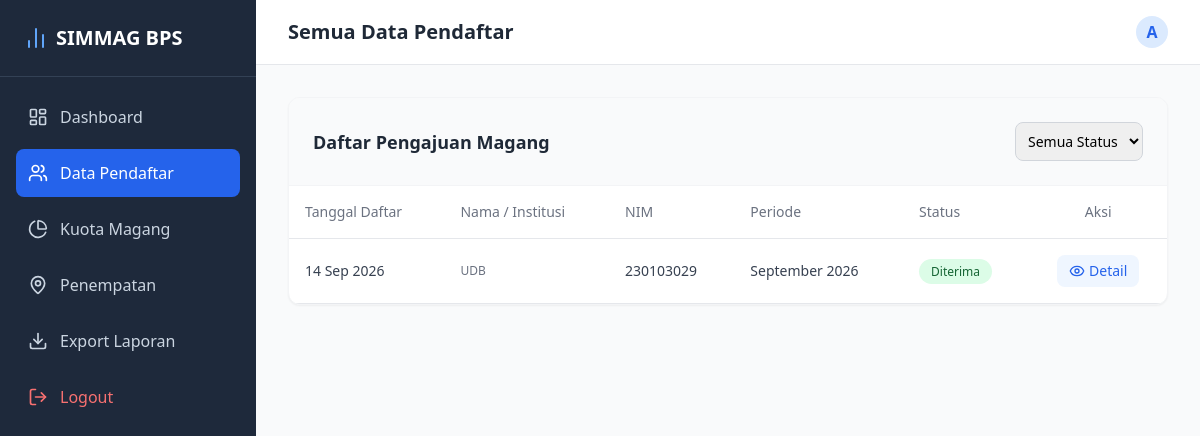
/admin/pendaftar.php (signed in), run on the app's committed database.
### tables this page shows
CREATE TABLE `pendaftaran` (
  `id` int(11) NOT NULL,
  `peserta_id` int(11) DEFAULT NULL,
  `nomor_pendaftaran` varchar(50) DEFAULT NULL,
  `tanggal_daftar` date DEFAULT NULL,
  `tanggal_mulai` date DEFAULT NULL,
  `tanggal_selesai` date DEFAULT NULL,
  `periode` varchar(50) DEFAULT NULL,
  `status` enum('menunggu','diterima','ditolak') DEFAULT 'menunggu',
  `alasan_penolakan` text DEFAULT NULL,
  `created_at` timestamp NOT NULL DEFAULT current_timestamp()
);

CREATE TABLE `peserta` (
  `id` int(11) NOT NULL,
  `user_id` int(11) DEFAULT NULL,
  `nim` varchar(50) DEFAULT NULL,
  `nama` varchar(100) DEFAULT NULL,
  `tempat_lahir` varchar(50) DEFAULT NULL,
  `tanggal_lahir` date DEFAULT NULL,
  `jenis_kelamin` enum('L','P') DEFAULT NULL,
  `alamat` text DEFAULT NULL,
  `no_hp` varchar(20) DEFAULT NULL,
  `institusi` varchar(100) DEFAULT NULL,
  `fakultas` varchar(100) DEFAULT NULL,
  `prodi` varchar(100) DEFAULT NULL,
  `semester` int(11) DEFAULT NULL
);

### admin/pendaftar.php (the view, shortened to what this page needs)
<?php
require_once '../config/database.php';
$where = "1=1";
$params = [];
$stmt = $pdo->prepare("
    SELECT p.id as pendaftaran_id, p.periode, p.status, p.tanggal_daftar, pst.nama, pst.nim, pst.institusi
    FROM pendaftaran p
    JOIN peserta pst ON p.peserta_id = pst.id
    WHERE $where
    ORDER BY p.tanggal_daftar DESC
");
$stmt->execute($params);
$data_pendaftar = $stmt->fetchAll();
?>
<!DOCTYPE html>
<html lang="id">
<head>
    <script src="https://cdn.tailwindcss.com"></script>
</head>
<body class="bg-gray-50 flex h-screen overflow-hidden">
    <aside class="w-64 bg-slate-800 text-white flex flex-col hidden md:flex">
        <div class="p-6 text-xl font-bold border-b border-slate-700 flex items-center gap-2">
            <i data-lucide="bar-chart-2" class="text-blue-400"></i> SIMMAG BPS
        </div>
        <nav class="flex-1 p-4 space-y-2 overflow-y-auto">
            <a href="dashboard.php" class="flex items-center gap-3 p-3 rounded-lg text-slate-300 hover:bg-slate-700 hover:text-white transition">
                <i data-lucide="layout-dashboard" class="w-5 h-5"></i> Dashboard
            </a>
            <a href="pendaftar.php" class="flex items-center gap-3 p-3 rounded-lg bg-blue-600 text-white transition">
                <i data-lucide="users" class="w-5 h-5"></i> Data Pendaftar
            </a>
            <a href="kuota.php" class="flex items-center gap-3 p-3 rounded-lg text-slate-300 hover:bg-slate-700 hover:text-white transition">
                <i data-lucide="pie-chart" class="w-5 h-5"></i> Kuota Magang
            </a>
            <a href="penempatan.php" class="flex items-center gap-3 p-3 rounded-lg text-slate-300 hover:bg-slate-700 hover:text-white transition">
                <i data-lucide="map-pin" class="w-5 h-5"></i> Penempatan
            </a>
            <a href="export_excel.php" class="flex items-center gap-3 p-3 rounded-lg text-slate-300 hover:bg-slate-700 hover:text-white transition">
                <i data-lucide="download" class="w-5 h-5"></i> Export Laporan
            </a>
            <a href="../logout.php" class="flex items-center gap-3 p-3 mt-8 rounded-lg text-red-400 hover:bg-red-500 hover:text-white transition">
                <i data-lucide="log-out" class="w-5 h-5"></i> Logout
            </a>
        </nav>
    </aside>
    <main class="flex-1 flex flex-col overflow-hidden relative">
        <header class="bg-white border-b border-gray-200 p-4 px-8 flex justify-between items-center z-10">
            <h1 class="text-xl font-semibold text-gray-800">Semua Data Pendaftar</h1>
            <div class="flex items-center gap-3">
                <div class="w-8 h-8 rounded-full bg-blue-100 text-blue-600 flex items-center justify-center font-bold">A</div>
            </div>
        </header>
        <div class="flex-1 overflow-y-auto p-8">
            <div class="bg-white rounded-xl shadow-sm border border-gray-100 overflow-hidden">
                <div class="p-6 border-b border-gray-100 bg-gray-50 flex justify-between items-center">
                    <h2 class="text-lg font-bold text-gray-800">Daftar Pengajuan Magang</h2>
                    <form action="" method="GET" class="flex items-center gap-2">
                        <select name="status" onchange="this.form.submit()" class="border border-gray-300 rounded-lg p-2 text-sm focus:ring-blue-500 outline-none">
                            <option value="">Semua Status</option>
                        </select>
                    </form>
                </div>
                <div class="overflow-x-auto">
                    <table class="w-full text-left text-sm border-collapse">
                        <thead>
                            <tr class="bg-white text-gray-500 border-b">
                                <th class="p-4 font-medium">Tanggal Daftar</th>
                                <th class="p-4 font-medium">Nama / Institusi</th>
                                <th class="p-4 font-medium">NIM</th>
                                <th class="p-4 font-medium">Periode</th>
                                <th class="p-4 font-medium">Status</th>
                                <th class="p-4 font-medium text-center">Aksi</th>
                            </tr>
                        </thead>
                        <tbody>
                            <?php if (count($data_pendaftar) > 0): ?>
                                <?php foreach ($data_pendaftar as $row): ?>
                                    <tr class="border-b hover:bg-gray-50">
                                        <td class="p-4 text-gray-700"><?= date('d M Y', strtotime($row['tanggal_daftar'])) ?></td>
                                        <td class="p-4">
                                            <p class="text-xs text-gray-500"><?= htmlspecialchars($row['institusi']) ?></p>
                                        </td>
                                        <td class="p-4 text-gray-700"><?= htmlspecialchars($row['nim']) ?></td>
                                        <td class="p-4 text-gray-700"><?= htmlspecialchars($row['periode']) ?></td>
                                        <td class="p-4">
                                            <?php if($row['status'] == 'menunggu'): ?>
                                                <span class="px-3 py-1 rounded-full text-xs font-medium bg-yellow-100 text-yellow-800">Menunggu</span>
                                            <?php elseif($row['status'] == 'diterima'): ?>
                                                <span class="px-3 py-1 rounded-full text-xs font-medium bg-green-100 text-green-800">Diterima</span>
                                            <?php else: ?>
                                                <span class="px-3 py-1 rounded-full text-xs font-medium bg-red-100 text-red-800">Ditolak</span>
                                            <?php endif; ?>
                                        </td>
                                        <td class="p-4 text-center">
                                            <a href="verifikasi.php?id=<?= $row['pendaftaran_id'] ?>" class="inline-flex items-center gap-1 bg-blue-50 text-blue-600 px-3 py-1.5 rounded-lg hover:bg-blue-100 font-medium transition">
                                                <i data-lucide="eye" class="w-4 h-4"></i> Detail
                                            </a>
                                        </td>
                                    </tr>
                                <?php endforeach; ?>
                            <?php else: ?>
                                <tr><td colspan="6" class="p-8 text-center text-gray-500">Tidak ada data pendaftar yang sesuai.</td></tr>
                            <?php endif; ?>
                        </tbody>
                    </table>
                </div>
            </div>
        </div>
    </main>
</body>
</html>

### data on the page
pendaftaran: tanggal_daftar "14 Sep 2026", peserta.institusi "UDB", peserta.nim "230103029", periode "September 2026", status "Diterima"
